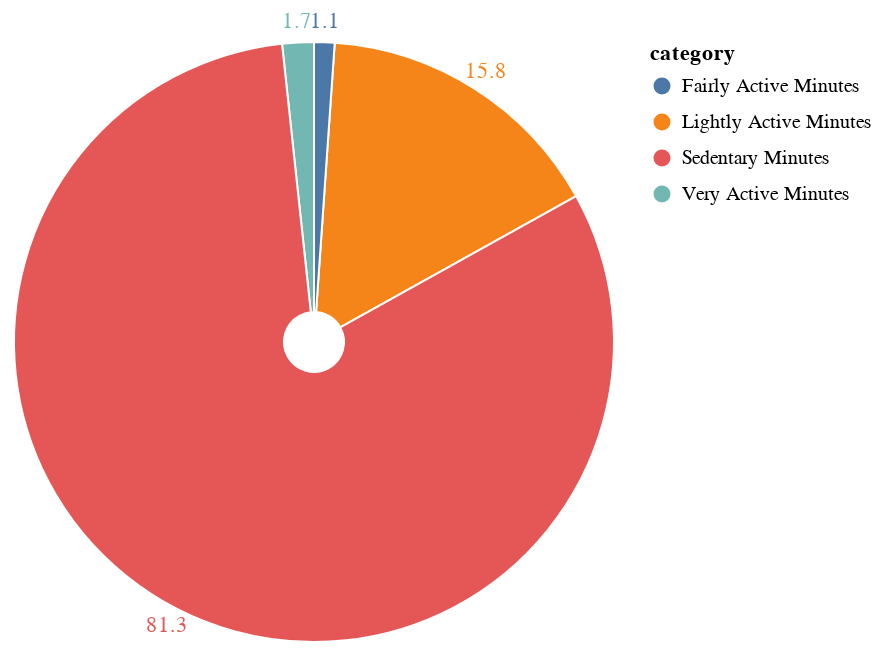

Notebook cell for this chart:
### Code cell
source = pd.DataFrame(
    {"category": ["Lightly Active Minutes", "Fairly Active Minutes", "Very Active Minutes", 
    "Sedentary Minutes"], "values": [15.8, 1.1, 1.7, 81.3]}
)

base = alt.Chart(source).encode(
    theta=alt.Theta("values:Q", stack=True),
    radius=alt.Radius("values", scale=alt.Scale(type="sqrt", zero=True, rangeMin=150)),
    color="category:N",
).properties(width=300, height=300)

c1 = base.mark_arc(innerRadius=15, stroke="#fff")

c2 = base.mark_text(radiusOffset=10).encode(text="values:Q")

c1 + c2

### Figure 1 — Vega-Lite specification as saved in the notebook (floating-point values rounded to 4 significant figures)
{"config": {"view": {"continuousWidth": 400, "continuousHeight": 300}}, "layer": [{"mark": {"type": "arc", "innerRadius": 15, "stroke": "#fff"}, "encoding": {"color": {"field": "category", "type": "nominal"}, "radius": {"field": "values", "scale": {"rangeMin": 150, "type": "sqrt", "zero": true}, "type": "quantitative"}, "theta": {"field": "values", "stack": true, "type": "quantitative"}}, "height": 300, "width": 300}, {"mark": {"type": "text", "radiusOffset": 10}, "encoding": {"color": {"field": "category", "type": "nominal"}, "radius": {"field": "values", "scale": {"rangeMin": 150, "type": "sqrt", "zero": true}, "type": "quantitative"}, "text": {"field": "values", "type": "quantitative"}, "theta": {"field": "values", "stack": true, "type": "quantitative"}}, "height": 300, "width": 300}], "data": {"name": "data-a956a3e5019a1d08e9a7abb21fcd1bb9"}, "$schema": "https://vega.github.io/schema/vega-lite/v4.17.0.json", "datasets": {"data-a956a3e5019a1d08e9a7abb21fcd1bb9": [{"category": "Lightly Active Minutes", "values": 15.8}, {"category": "Fairly Active Minutes", "values": 1.1}, {"category": "Very Active Minutes", "values": 1.7}, {"category": "Sedentary Minutes", "values": 81.3}]}}
